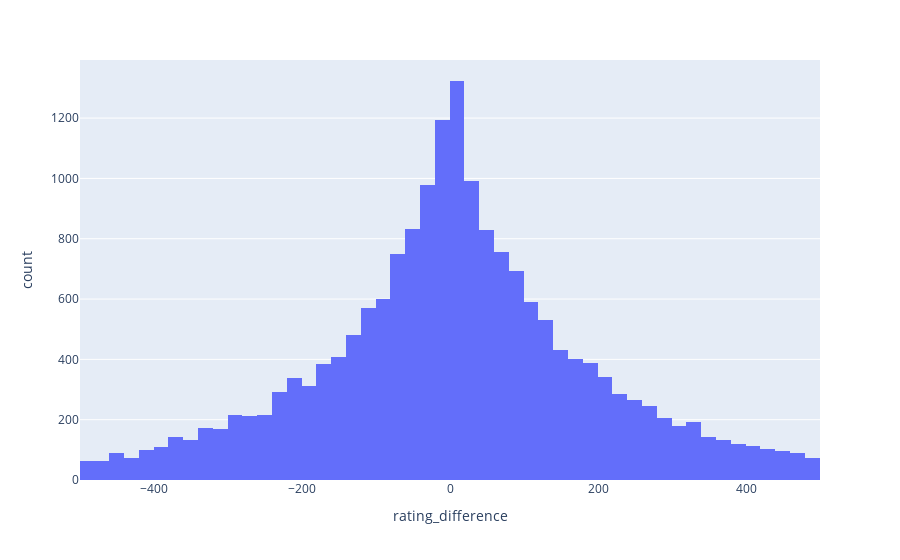

The notebook cell this image was saved under:
### Code cell
st.header('Rating difference')
st.write('(positive values indicate white is higher rated)')

# create a checkbox to allow the use filter for games where 'rated' is True
rated_only = st.checkbox("Include only rated games")

# create a copy of our data that we can filter if the user chooses to do so
filter_df = games_df
if rated_only:
    filter_df = games_df[games_df['rated']]

# generate a histogram of the rating difference on the filtered data
fig = px.histogram(filter_df, x='rating_difference', nbins=250, range_x=[-500,500])

# use streamlit to display fig
st.write(fig)
fig

### Figure 1 — Plotly figure (JSON) as saved in the notebook; plotly's stock layout.template omitted (floating-point values rounded to 4 significant figures; data arrays with more than 128 entries replaced by an {"elided": "..."} marker saying what was removed)
{"data": [{"alignmentgroup": "True", "bingroup": "x", "hovertemplate": "rating_difference=%{x}<br>count=%{y}<extra></extra>", "legendgroup": "", "marker": {"color": "#636efa", "pattern": {"shape": ""}}, "name": "", "nbinsx": 250, "offsetgroup": "", "orientation": "v", "showlegend": false, "type": "histogram", "x": {"elided": "19629 int values"}, "xaxis": "x", "yaxis": "y"}], "layout": {"barmode": "relative", "legend": {"tracegroupgap": 0}, "margin": {"t": 60}, "xaxis": {"anchor": "y", "domain": [0, 1], "range": [-500, 500], "title": {"text": "rating_difference"}}, "yaxis": {"anchor": "x", "domain": [0, 1], "title": {"text": "count"}}}}
